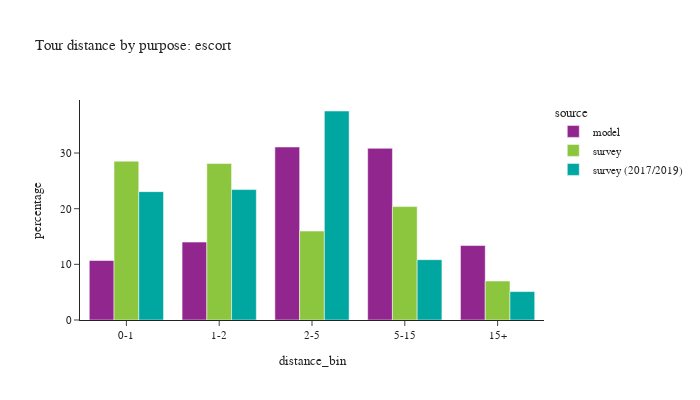

The code cell stored with this chart in its notebook:
### Code cell
plot_bins(tour, tour['pdpurp'] == 3, 'escort')

### Figure 1 — Plotly figure (JSON) as saved in the notebook; plotly's stock layout.template omitted (floating-point values rounded to 4 significant figures)
{"data": [{"alignmentgroup": "True", "customdata": [[81958], [107292], [238301], [236456], [102588]], "hovertemplate": "source=model<br>distance_bin=%{x}<br>percentage=%{y}<br>sample count=%{customdata[0]}<extra></extra>", "legendgroup": "model", "marker": {"color": "#91268F", "pattern": {"shape": ""}}, "name": "model", "offsetgroup": "model", "orientation": "v", "showlegend": true, "textposition": "auto", "type": "bar", "x": ["0-1", "1-2", "2-5", "5-15", "15+"], "xaxis": "x", "y": [10.69, 14.0, 31.09, 30.84, 13.38], "yaxis": "y"}, {"alignmentgroup": "True", "customdata": [[228], [229], [212], [152], [64]], "hovertemplate": "source=survey<br>distance_bin=%{x}<br>percentage=%{y}<br>sample count=%{customdata[0]}<extra></extra>", "legendgroup": "survey", "marker": {"color": "#8CC63E", "pattern": {"shape": ""}}, "name": "survey", "offsetgroup": "survey", "orientation": "v", "showlegend": true, "textposition": "auto", "type": "bar", "x": ["0-1", "1-2", "2-5", "5-15", "15+"], "xaxis": "x", "y": [28.53, 28.12, 15.98, 20.37, 6.999], "yaxis": "y"}, {"alignmentgroup": "True", "customdata": [[417], [364], [386], [194], [46]], "hovertemplate": "source=survey (2017/2019)<br>distance_bin=%{x}<br>percentage=%{y}<br>sample count=%{customdata[0]}<extra></extra>", "legendgroup": "survey (2017/2019)", "marker": {"color": "#00A7A0", "pattern": {"shape": ""}}, "name": "survey (2017/2019)", "offsetgroup": "survey (2017/2019)", "orientation": "v", "showlegend": true, "textposition": "auto", "type": "bar", "x": ["0-1", "1-2", "2-5", "5-15", "15+"], "xaxis": "x", "y": [23.06, 23.44, 37.55, 10.84, 5.108], "yaxis": "y"}], "layout": {"barmode": "group", "font": {"size": 11}, "height": 400, "legend": {"title": {"text": "source"}, "tracegroupgap": 0}, "title": {"text": "Tour distance by purpose: escort"}, "width": 700, "xaxis": {"anchor": "y", "domain": [0.0, 1.0], "title": {"text": "distance_bin"}}, "yaxis": {"anchor": "x", "domain": [0.0, 1.0], "title": {"text": "percentage"}}}}
